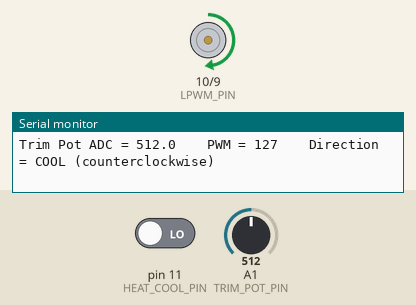
Bench run of a sketch on a simulated Arduino Uno, built with avr-gcc and run on an emulated ATmega328P. Parts: motor-driver pin pairs drawn as motors (green arrow = first pin HIGH = forward, orange = second pin HIGH = backward, longer = more drive), the last lines printed to the serial monitor. The test bench sets the inputs (shaded band); at power-on: A1 (TRIM_POT_PIN) = 512, pin 11 (HEAT_COOL_PIN) LOW.

Above: at 2.0 s.
2.1 s: A1 (TRIM_POT_PIN) set to 982
At 2.8 s:
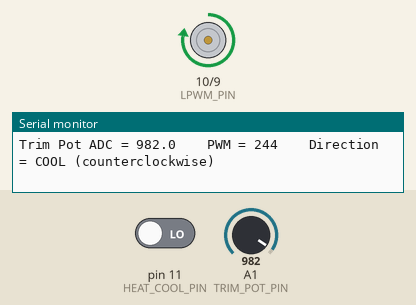
3.6 s: A1 (TRIM_POT_PIN) set to 1015
At 4.9 s:
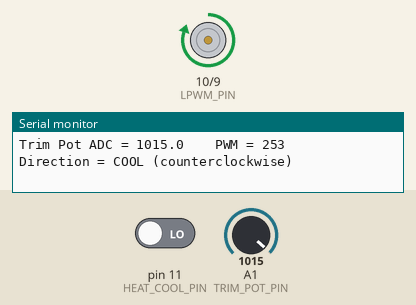
6.6 s: pin 11 (HEAT_COOL_PIN) driven HIGH
At 7.8 s:
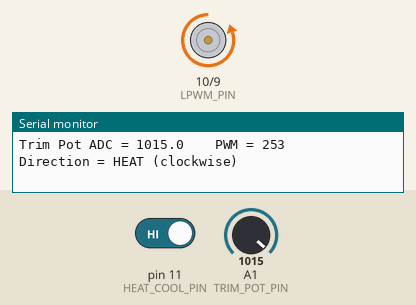
8.1 s: A1 (TRIM_POT_PIN) set to 716
At 8.5 s:
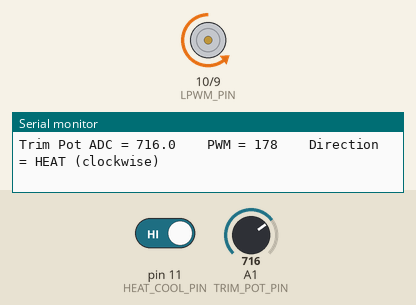
9.6 s: pin 11 (HEAT_COOL_PIN) driven LOW
At 10.1 s:
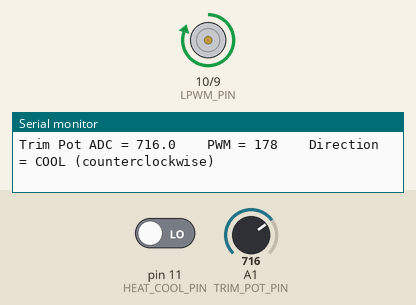
11.1 s: A1 (TRIM_POT_PIN) set to 411
At 11.8 s:
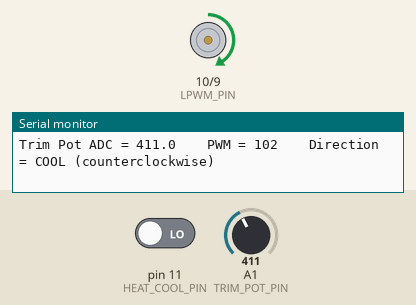
12.6 s: A1 (TRIM_POT_PIN) set to 395
Timing chart, 0 to 15.6 s (numbered marks = the images above; inputs shaded):
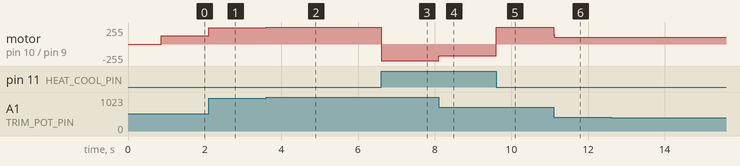

Measured:
- after the input at 2.1 s, motor on pin 10 (LPWM_PIN) / pin 9 (RPWM_PIN): forward 127/255 → forward 244/255 at once
- after the input at 3.6 s, motor on pin 10 (LPWM_PIN) / pin 9 (RPWM_PIN): forward 244/255 → forward 253/255 at once
- after the input at 6.6 s, motor on pin 10 (LPWM_PIN) / pin 9 (RPWM_PIN): forward 253/255 → backward 253/255 at once
- after the input at 8.1 s, motor on pin 10 (LPWM_PIN) / pin 9 (RPWM_PIN): backward 253/255 → backward 178/255 at once
- after the input at 9.6 s, motor on pin 10 (LPWM_PIN) / pin 9 (RPWM_PIN): backward 178/255 → forward 253/255 at once
- after the input at 11.1 s, motor on pin 10 (LPWM_PIN) / pin 9 (RPWM_PIN): forward 253/255 → forward 102/255 at once
- after the input at 12.6 s, motor on pin 10 (LPWM_PIN) / pin 9 (RPWM_PIN): forward 102/255 → forward 98/255 at once

The sketch:

3a.ino
```cpp
// ============================================================================
// Module 2: Trim Pot PWM, H-Bridge Verification, And Motor Direction
// Part 3A: Trim-Pot PWM and Heat/Cool Direction Control
// ============================================================================

// Pin definitions
const int TRIM_POT_PIN = A1;          // Analog input for trim pot
const int HEAT_COOL_PIN = 11;         // Digital input for heat/cool direction
const int RPWM_PIN = 9;               // H-bridge RPWM (heat/clockwise)
const int LPWM_PIN = 10;              // H-bridge LPWM (cool/counterclockwise)

// Measurement constants
const int NUM_SAMPLES = 100;           // Number of ADC samples per measurement
const unsigned long REPORT_INTERVAL = 100;  // Report every 100 ms

// Timing
unsigned long lastReportTime = 0;

// ============================================================================
// Function: averageTrimPotSamples()
// Read trim pot (A1) NUM_SAMPLES times and return the average ADC value
// ============================================================================
float averageTrimPotSamples() {
  long sum = 0;
  for (int i = 0; i < NUM_SAMPLES; i++) {
    sum += analogRead(TRIM_POT_PIN);
  }
  return sum / (float)NUM_SAMPLES;
}

// ============================================================================
// Function: mapAdcToPwm()
// Convert average ADC count (0-1023) to PWM value (0-255)
// ============================================================================
int mapAdcToPwm(float avgAdc) {
  // Map 0-1023 to 0-255
  return (int)(avgAdc * 255.0 / 1023.0);
}

// ============================================================================
// Function: controlHBridge()
// Set H-bridge direction and PWM based on heat/cool input
// Heat (5V on pin 11): RPWM = PWM command, LPWM = 0
// Cool (0V on pin 11): RPWM = 0, LPWM = PWM command
// ============================================================================
void controlHBridge(int pwmValue, bool isHeat) {
  if (isHeat) {
    // Heat / Clockwise: PWM on RPWM, 0V on LPWM
    analogWrite(RPWM_PIN, pwmValue);
    analogWrite(LPWM_PIN, 0);
  } else {
    // Cool / Counterclockwise: 0V on RPWM, PWM on LPWM
    analogWrite(RPWM_PIN, 0);
    analogWrite(LPWM_PIN, pwmValue);
  }
}

// ============================================================================
// Function: printStatus()
// Print current trim pot reading, PWM value, and direction
// ============================================================================
void printStatus(float avgAdc, int pwmValue, bool isHeat) {
  Serial.print("Trim Pot ADC = ");
  Serial.print(avgAdc, 1);
  Serial.print("    PWM = ");
  Serial.print(pwmValue);
  Serial.print("    Direction = ");
  Serial.println(isHeat ? "HEAT (clockwise)" : "COOL (counterclockwise)");
}

// ============================================================================
// setup()
// Initialize pins and Serial communication
// ============================================================================
void setup() {
  Serial.begin(9600);
  delay(500);

  // Set up digital pins
  pinMode(HEAT_COOL_PIN, INPUT);      // Heat/Cool selector
  pinMode(RPWM_PIN, OUTPUT);          // H-bridge RPWM output
  pinMode(LPWM_PIN, OUTPUT);          // H-bridge LPWM output

  // Initialize H-bridge outputs to OFF
  analogWrite(RPWM_PIN, 0);
  analogWrite(LPWM_PIN, 0);

  // Print heading
  Serial.println("============================================================");
  Serial.println("Module 2: Trim Pot PWM and H-Bridge Control");
  Serial.println("Part 3A: Trim-Pot to PWM mapping and heat/cool direction");
  Serial.println("============================================================");
  Serial.println("Trim Pot: A1 (0-1023) -> PWM (0-255)");
  Serial.println("Direction: Pin 11 (5V = HEAT, 0V = COOL)");
  Serial.println("H-Bridge: Pin 9 (RPWM) and Pin 10 (LPWM)");
  Serial.println("============================================================");

  lastReportTime = millis();
}

// ============================================================================
// loop()
// Continuously read trim pot, map to PWM, read direction, control H-bridge
// ============================================================================
void loop() {
  unsigned long currentTime = millis();

  // Average the trim pot readings
  float avgAdc = averageTrimPotSamples();

  // Map ADC value to PWM (0-255)
  int pwmValue = mapAdcToPwm(avgAdc);

  // Read heat/cool direction from digital pin
  // HIGH (5V) = heat/clockwise, LOW (0V) = cool/counterclockwise
  bool isHeat = digitalRead(HEAT_COOL_PIN) == HIGH;

  // Control the H-bridge with the PWM value and direction
  controlHBridge(pwmValue, isHeat);

  // Print status periodically
  if (currentTime - lastReportTime >= REPORT_INTERVAL) {
    lastReportTime = currentTime;
    printStatus(avgAdc, pwmValue, isHeat);
  }
}
```
